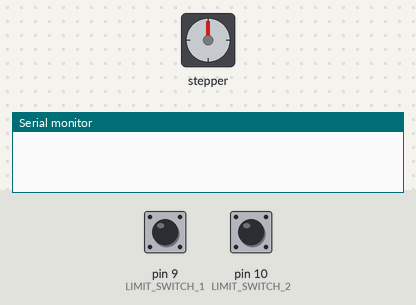
The sketch below on a simulated Arduino Uno, built with avr-gcc and run on an emulated ATmega328P. Shown: stepper motor, the last lines printed to the serial monitor. Wiring (inferred from the names in the program): stepper motor driver (200 steps per turn assumed): step pin 8; direction pin 7; enable pin 6. Inputs (shaded band) come from the test bench; at power-on: pin 9 (LIMIT_SWITCH_1) HIGH, pin 10 (LIMIT_SWITCH_2) HIGH.

Above: at 0.1 s.
At 1.3 s:
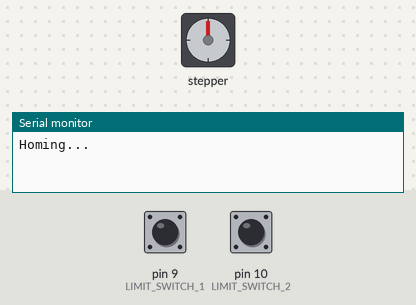
1.4 s: pin 9 (LIMIT_SWITCH_1) pulled LOW for 0.15 s
4.5 s: pin 10 (LIMIT_SWITCH_2) pulled LOW for 1 s
At 5.8 s:
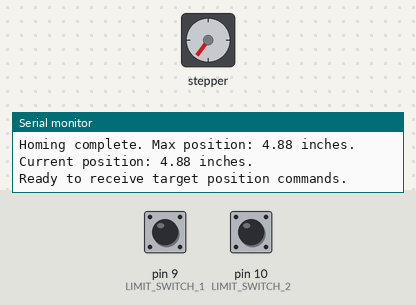
Timing chart, 0 to 7.5 s (numbered marks = the images above; inputs shaded):
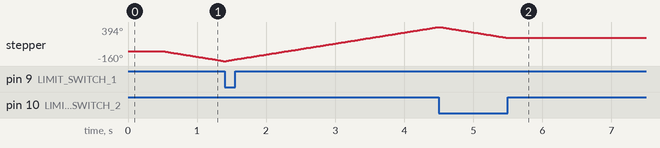

The sketch:

test_stepper_motor.ino
```cpp
#include <Arduino.h>

#define EN     6      //Stepper Motor Enable, Active Low Level
#define DIR    7      //Stepper Motor Direction Control
#define STP    8      //Stepper Control
#define LIMIT_SWITCH_1 9
#define LIMIT_SWITCH_2 10

#define SLOW_SPEED 5000
#define FAST_SPEED 2000

const float IN_PER_STEP = 0.025; // Estimated distance per step (TODO: measure this and update)

float currentPos = 0; // Inches
float maxPos = 0;     // Inches

// Move the stepper motor a certain number of steps (positive or negative)
void gantryMove(int steps) {
  digitalWrite(DIR, (steps > 0) ? HIGH : LOW);
  for (int i = 0; i < abs(steps); i++) {
    digitalWrite(STP, HIGH);
    delayMicroseconds(FAST_SPEED);
    digitalWrite(STP, LOW);
    delayMicroseconds(FAST_SPEED);
    currentPos += IN_PER_STEP * (steps > 0 ? 1 : -1);
    if (digitalRead(LIMIT_SWITCH_1) == LOW || digitalRead(LIMIT_SWITCH_2) == LOW) {
      Serial.println("Error: Limit switch pressed.");
      return;
    }
  }
  delayMicroseconds(100);
}

void gantryGoTo(float targetPos) {
  if (targetPos < 0 || targetPos > maxPos) {
    Serial.println("Error: Target position out of bounds.");
    return;
  }
  int steps = int((targetPos - currentPos) / IN_PER_STEP);
  Serial.println("Moving " + String(steps) + " steps.");
  gantryMove(steps);
}

void homeGantry() {
  // Move in the negative direction until the limit switch is pressed
  digitalWrite(DIR, LOW);
  while (digitalRead(LIMIT_SWITCH_1) == HIGH) {
    digitalWrite(STP, HIGH);
    delayMicroseconds(SLOW_SPEED);
    digitalWrite(STP, LOW);
    delayMicroseconds(SLOW_SPEED);
  }
  delayMicroseconds(100);

  // Move back until the limit switch is no longer pressed
  digitalWrite(DIR, HIGH);
  while (digitalRead(LIMIT_SWITCH_1) == LOW) {
    digitalWrite(STP, HIGH);
    delayMicroseconds(SLOW_SPEED);
    digitalWrite(STP, LOW);
    delayMicroseconds(SLOW_SPEED);
  }
  delayMicroseconds(100);

  currentPos = 0;

  // Move in the positive direction until the limit switch is pressed
  digitalWrite(DIR, HIGH);
  while (digitalRead(LIMIT_SWITCH_2) == HIGH) {
    digitalWrite(STP, HIGH);
    delayMicroseconds(SLOW_SPEED);
    digitalWrite(STP, LOW);
    delayMicroseconds(SLOW_SPEED);
    currentPos += IN_PER_STEP;
  }
  delayMicroseconds(100);

  // Move back until the limit switch is no longer pressed
  digitalWrite(DIR, LOW);
  while (digitalRead(LIMIT_SWITCH_2) == LOW) {
    digitalWrite(STP, HIGH);
    delayMicroseconds(SLOW_SPEED);
    digitalWrite(STP, LOW);
    delayMicroseconds(SLOW_SPEED);
    currentPos -= IN_PER_STEP;
  }
  delayMicroseconds(100);

  maxPos = currentPos;
}

void setup() {
  pinMode(DIR, OUTPUT);
  pinMode(STP, OUTPUT);
  pinMode(EN, OUTPUT);
  pinMode(LIMIT_SWITCH_1, INPUT_PULLUP);
  pinMode(LIMIT_SWITCH_2, INPUT_PULLUP);

  digitalWrite(EN, LOW);
  Serial.setTimeout(200);
  Serial.begin(115200);

  delay(500);
  Serial.println("Homing...");
  homeGantry();
  Serial.println("Homing complete. Max position: " + String(maxPos) + " inches. Current position: " + String(currentPos) + " inches.");
  Serial.println("Ready to receive target position commands.");
}

void loop() {
  String incomingStr = Serial.readStringUntil('\n');
  if (incomingStr == "") {
    return;
  }
  float targetPos = incomingStr.toFloat();
  Serial.println("Moving to position: " + String(targetPos) + " inches.");
  gantryGoTo(targetPos);
  Serial.println("Moved to position: " + String(currentPos) + " inches.");
}
```
